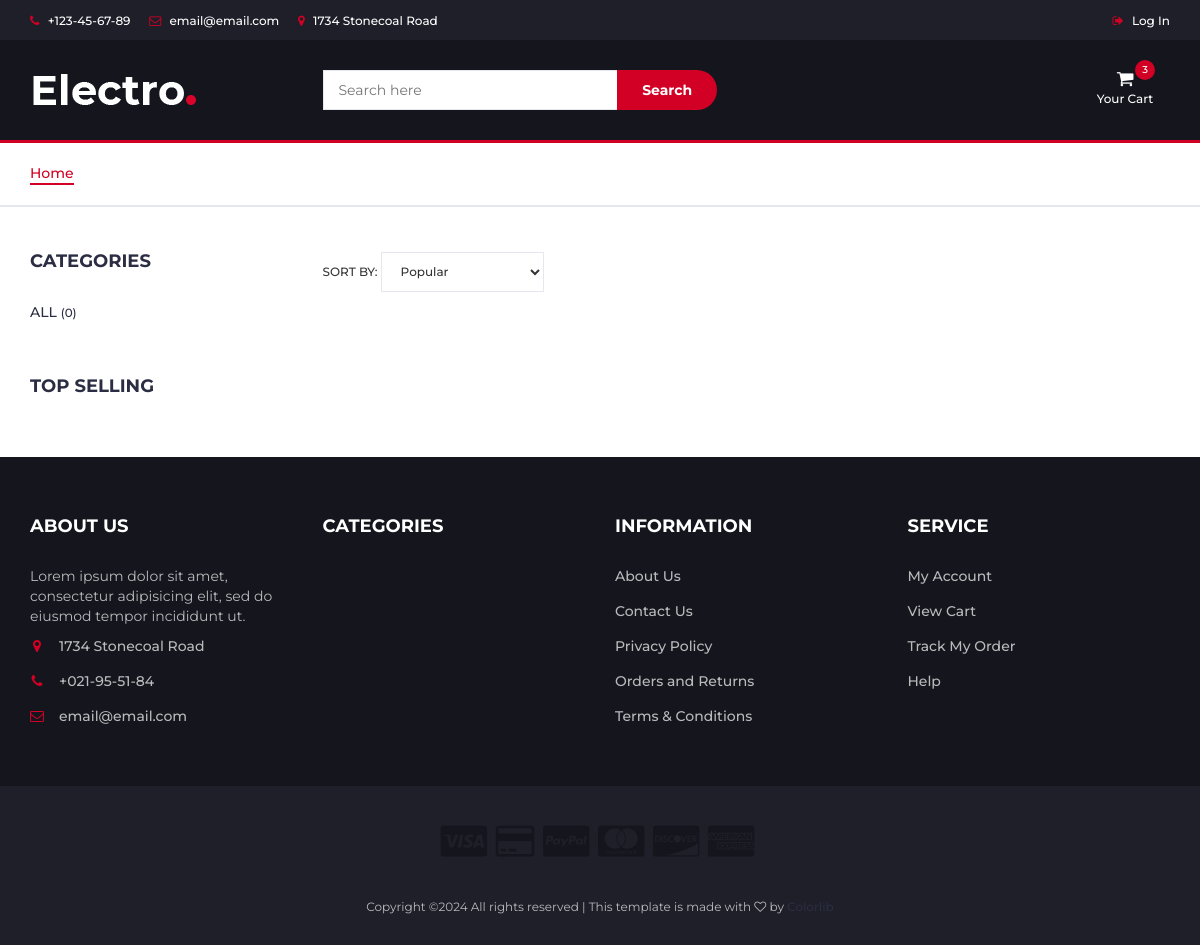
Before: /goods/search with the older database file.
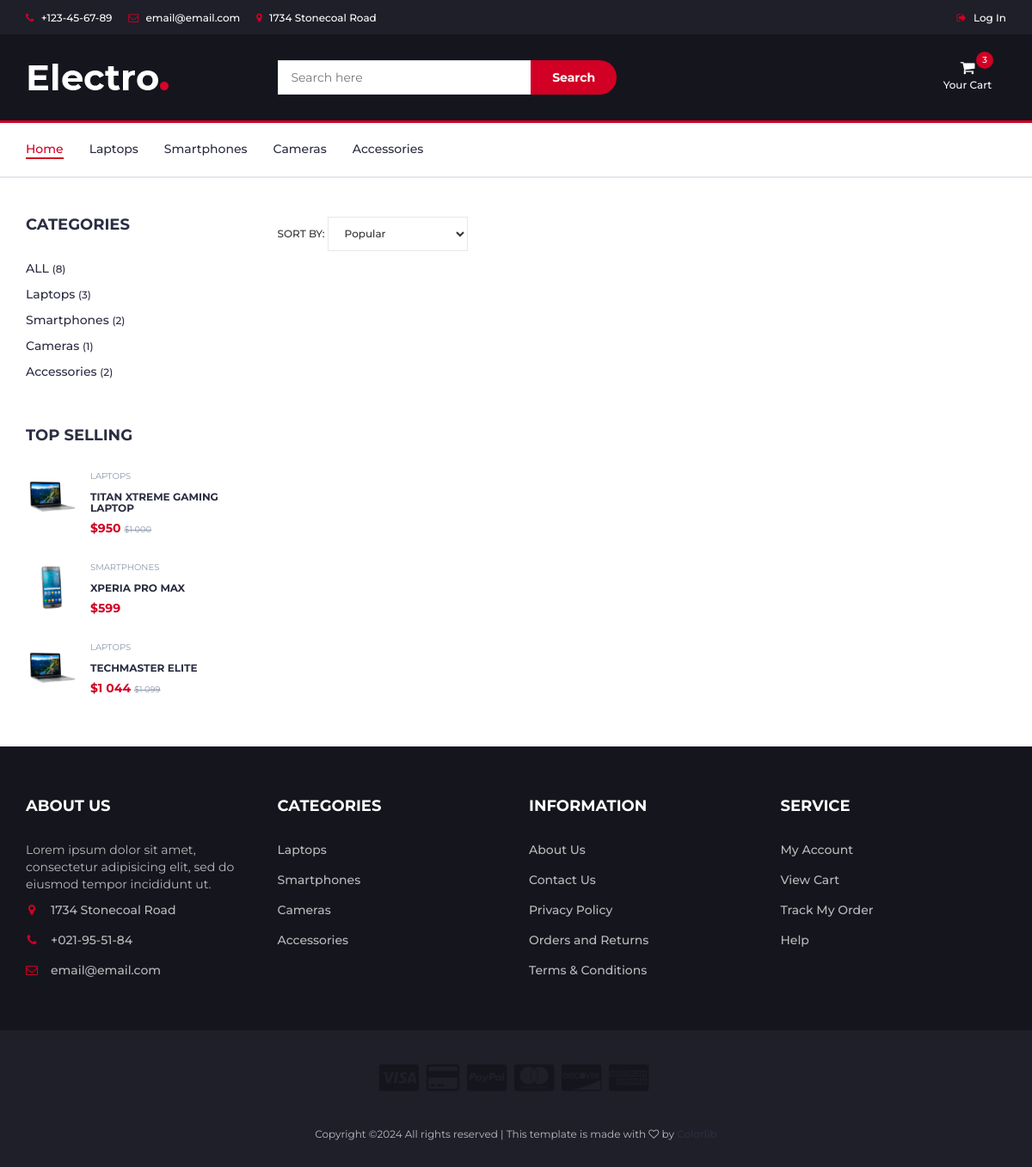
After: the same page with the newer database file.
### main/models.py (models this page shows, shortened)
class Category(models.Model):
    name = models.CharField(max_length=150, unique=True)
    slug = models.SlugField(max_length=200, unique=True)
    image = models.ImageField(upload_to='category_images')
    class Meta:
        verbose_name_plural = "Categories"
    def product_count(self):
        return self.product_set.count()

class Product(models.Model):
    name = models.CharField(max_length=150, unique=True)
    slug = models.SlugField(max_length=200, unique=True)
    description = models.TextField()
    little_description = models.TextField()
    price = models.DecimalField(default=0.00, max_digits=7, decimal_places=2)
    discount = models.DecimalField(default=0.00, max_digits=4, decimal_places=2)
    quantity = models.PositiveIntegerField(default=0)
    category = models.ForeignKey(to=Category, on_delete=models.CASCADE)
    class Meta:
        ordering = ("id",)
    def sell_price(self):
        if self.discount:
            return round(self.price - (self.price * self.discount / 100), 2)
        return self.price

class ProductImage(models.Model):
    product = models.ForeignKey(
        Product, related_name="images", on_delete=models.CASCADE
    )
    image = models.ImageField(upload_to="product_images")

### goods/views.py (the view, shortened to what this page needs)
# urls.py: path("search", views.catalog, name="search"),
def catalog(request, category_slug=None):
    page = request.GET.get("page", 1)
    query = request.GET.get("q", None)
    sort_option = request.GET.get("sort", None)
    if category_slug == "all":
        goods = Product.objects.all()
    elif query:
        goods = q_search(query)
    else:
        goods = Product.objects.filter(category__slug=category_slug)
    if sort_option == "0":  # Popular
        goods = goods.annotate(average_rating=Avg("ratings__value")).order_by(
            "-average_rating"
        )
    elif sort_option == "3":  # Discount
        goods = goods.filter(discount__gt=0)
    categories = Category.objects.all()
    top_sellings = (
        Product.objects.all()
        .annotate(average_rating=Avg("ratings__value"))
        .order_by("-average_rating")[:3]
    )
    total_count = Product.objects.count()
    paginator = Paginator(goods, 6)
    current_page = paginator.page(int(page))
    context = {
        "title": "Catalog",
        "goods": current_page,
        "categories": categories,
        "top_sellings": top_sellings,
        "total_count": total_count,
        "slug_url": category_slug,
    }
    return render(request, "goods/catalog.html", context)

### main/templatetags/custom_filters.py (called while the page is built)
@register.filter(name="add_spaces")
def add_spaces(value):
    return "{:,.0f}".format(value).replace(",", " ")

### goods/templates/goods/catalog.html (shortened to what this page needs)
{% extends 'base.html' %}
{% load static %}
{% load custom_filters %}
{% load goods_tags %}
{% block content %}
  <div class="section">
    <div class="container">
      <div class="row">
        <div id="aside" class="col-md-3">
          <div class="aside">
            <h3 class="aside-title">Categories</h3>
            <div class="checkbox-filter">
              <div class="input-checkbox">
                <a href="{% url 'goods:catalog' 'all' %}">
                  ALL
                  <small>({{ total_count }})</small>
                </a>
              </div>
              {% for category in categories %}
                <div class="input-checkbox">
                  <a href="{% url 'goods:catalog' category.slug %}">
                    {{ category.name }}
                    <small>({{ category.product_count }})</small>
                  </a>
                </div>
              {% endfor %}
            </div>
          </div>
          <br /><br />
          <div class="aside">
            <h3 class="aside-title">Top selling</h3>
            {% for product in top_sellings %}
              <div class="product-widget">
                <div class="product-img">
                  <img src="{{ product.images.first.image.url }}" alt="{{ product.name }}" />
                </div>
                <div class="product-body">
                  <p class="product-category">{{ product.category.name }}</p>
                  <h3 class="product-name"><a href="{% url 'goods:product' product.slug %}">{{ product.name }}</a></h3>
                  <h4 class="product-price">
                    ${{ product.sell_price|add_spaces }} {% if product.discount %}
                      <del class="product-old-price">${{ product.price|add_spaces }}</del>
                    {% endif %}
                  </h4>
                </div>
              </div>
            {% endfor %}
          </div>
        </div>
        <div id="store" class="col-md-9">
          <form action="{% if request.get.q %}
                        {% url 'goods:search' %}
                      {% else %}
                        {% url 'goods:catalog' slug_url %}
                      {% endif %}"
                method="get">
            <div class="store-filter clearfix">
              <div class="store-sort">
                <label>
                  Sort By:
                  <select class="input-select" name="sort" onchange="this.form.submit()">
                    <option value="0" {% if current_sort == '0' %}selected{% endif %}>Popular</option>
                  </select>
                </label>
              </div>
            </div>
          </form>
        </div>
      </div>
    </div>
  </div>
{% endblock %}

### templates/base.html (shortened to what this page needs)
{% load static %}
{% load goods_tags %}
<!DOCTYPE html>
<html lang="en">
	<head>
		<link type="text/css" rel="stylesheet" href="{% static "css/bootstrap.min.css" %}"/>
		<link type="text/css" rel="stylesheet" href="{% static "css/slick.css" %}"/>
		<link type="text/css" rel="stylesheet" href="{% static "css/slick-theme.css" %}"/>
		<link type="text/css" rel="stylesheet" href="{% static "css/nouislider.min.css" %}"/>
		<link rel="stylesheet" href="{% static "css/font-awesome.min.css" %}">
		<link type="text/css" rel="stylesheet" href="{% static "css/style.css" %}"/>
    </head>
	<body>
		<header>
			<div id="top-header">
				<div class="container">
					<ul class="header-links pull-left">
						<li><a href="#"><i class="fa fa-phone"></i> +123-45-67-89</a></li>
						<li><a href="#"><i class="fa fa-envelope-o"></i> email@email.com</a></li>
						<li><a href="#"><i class="fa fa-map-marker"></i> 1734 Stonecoal Road</a></li>
					</ul>
					<ul class="header-links pull-right">
						{% if not user.is_authenticated %}
						<li><a href="{% url "users:login" %}"><i class="fa fa-sign-out"></i> Log In</a></li>
						{% else %}
						<li><a href="#"><i class="fa fa-user-o"></i> {{user.username}}</a></li>
						<li><a href="{% url "users:logout" %}"><i class="fa fa-sign-out"></i> Log Out</a></li>
						{% endif %}
					</ul>
				</div>
			</div>
			<div id="header">
				<div class="container">
					<div class="row">
						<div class="col-md-3">
							<div class="header-logo">
								<a href="{% url "main:index" %}" class="logo">
									<img src="{% static "./img/logo.png" %}" alt="logo">
								</a>
							</div>
						</div>
						<div class="col-md-6">
							<div class="header-search">
								<form action="{% url "goods:search" %}" method="GET">
									<input class="input" type="search" name="q" placeholder="Search here">
									<button class="search-btn">Search</button>
								</form>
							</div>
						</div>
						<div class="col-md-3 clearfix">
							<div class="header-ctn">
								<div class="dropdown">
									<a class="dropdown-toggle" data-toggle="dropdown" aria-expanded="true">
										<i class="fa fa-shopping-cart"></i>
										<span>Your Cart</span>
										<div class="qty">3</div>
									</a>
								</div>
							</div>
						</div>
					</div>
				</div>
			</div>
		</header>
		<nav id="navigation">
			<div class="container">
				<div id="responsive-nav">
					<ul class="main-nav nav navbar-nav">
						<li class="active"><a href="{% url "main:index" %}">Home</a></li>
						{% for category in categories %}
						<li><a href="{% url "goods:catalog" category.slug %}">{{ category.name }}</a></li>
						{% endfor %}
					</ul>
				</div>
			</div>
		</nav>
		{% block content %}
		{% endblock content %}
		<footer id="footer">
			<div class="section">
				<div class="container">
					<div class="row">
						<div class="col-md-3 col-xs-6">
							<div class="footer">
								<h3 class="footer-title">About Us</h3>
								<p>Lorem ipsum dolor sit amet, consectetur adipisicing elit, sed do eiusmod tempor incididunt ut.</p>
								<ul class="footer-links">
									<li><a href="#"><i class="fa fa-map-marker"></i>1734 Stonecoal Road</a></li>
									<li><a href="#"><i class="fa fa-phone"></i>+021-95-51-84</a></li>
									<li><a href="#"><i class="fa fa-envelope-o"></i>email@email.com</a></li>
								</ul>
							</div>
						</div>
						<div class="col-md-3 col-xs-6">
							<div class="footer">
								<h3 class="footer-title">Categories</h3>
								<ul class="footer-links">
									{% for category in categories %}
									<li><a href="{% url "goods:catalog" category.slug %}">{{ category.name }}</a></li>
									{% endfor %}
								</ul>
							</div>
						</div>
						<div class="col-md-3 col-xs-6">
							<div class="footer">
								<h3 class="footer-title">Information</h3>
								<ul class="footer-links">
									<li><a href="#">About Us</a></li>
									<li><a href="#">Contact Us</a></li>
									<li><a href="#">Privacy Policy</a></li>
									<li><a href="#">Orders and Returns</a></li>
									<li><a href="#">Terms & Conditions</a></li>
								</ul>
							</div>
						</div>
						<div class="col-md-3 col-xs-6">
							<div class="footer">
								<h3 class="footer-title">Service</h3>
								<ul class="footer-links">
									<li><a href="#">My Account</a></li>
									<li><a href="#">View Cart</a></li>
									<li><a href="#">Track My Order</a></li>
									<li><a href="#">Help</a></li>
								</ul>
							</div>
						</div>
					</div>
				</div>
			</div>
			<div id="bottom-footer" class="section">
				<div class="container">
					<div class="row">
						<div class="col-md-12 text-center">
							<ul class="footer-payments">
								<li><a href="#"><i class="fa fa-cc-visa"></i></a></li>
								<li><a href="#"><i class="fa fa-credit-card"></i></a></li>
								<li><a href="#"><i class="fa fa-cc-paypal"></i></a></li>
								<li><a href="#"><i class="fa fa-cc-mastercard"></i></a></li>
								<li><a href="#"><i class="fa fa-cc-discover"></i></a></li>
								<li><a href="#"><i class="fa fa-cc-amex"></i></a></li>
							</ul>
							<span class="copyright">
								Copyright &copy;<script>document.write(new Date().getFullYear());</script> All rights reserved | This template is made with <i class="fa fa-heart-o" aria-hidden="true"></i> by <a href="https://colorlib.com" target="_blank">Colorlib</a>
							</span>
						</div>
					</div>
				</div>
			</div>
		</footer>
	</body>
</html>

### static/css/style.css (style rules this page uses)
body { font-family: 'Montserrat', sans-serif; font-weight: 400; color: #333; }
h1, h2, h3, h4, h5, h6 { color: #2B2D42; font-weight: 700; margin: 0 0 10px; }
a { color: #2B2D42; font-weight: 500; -webkit-transition: 0.2s color; transition: 0.2s color; }
ul, ol { margin: 0; padding: 0; list-style: none }
.input { height: 40px; padding: 0px 15px; border: 1px solid #E4E7ED; background-color: #FFF; width: 100%; }
.input-select { padding: 0px 15px; background: #FFF; border: 1px solid #E4E7ED; height: 40px; }
.input-radio, .input-checkbox { position: relative; display: block; }
.section { padding-top: 30px; padding-bottom: 30px; }
#top-header { padding-top: 10px; padding-bottom: 10px; background-color: #1E1F29; }
.header-links li { display: inline-block; margin-right: 15px; font-size: 12px; }
.header-links li:last-child { margin-right: 0px; }
.header-links li a { color: #FFF; }
.header-links li i { color: #D10024; margin-right: 5px; }
#header { padding-top: 15px; padding-bottom: 15px; background-color: #15161D; }
.header-logo { float: left; }
.header-logo .logo img { display: block; }
.header-search { padding: 15px 0px; }
.header-search form { position: relative; }
.header-search form .input { width: calc(100% - 260px); margin-right: -4px; }
.header-search form .search-btn { height: 40px; width: 100px; background: #D10024; color: #FFF; font-weight: 700; border: none; border-radius: 0px 40px 40px 0px; }
.header-ctn { float: right; padding: 15px 0px; }
.header-ctn>div { display: inline-block; }
.header-ctn>div>a { display: block; position: relative; width: 90px; text-align: center; color: #FFF; }
.header-ctn>div>a>i { display: block; font-size: 18px; }
.header-ctn>div>a>span { font-size: 12px; }
.header-ctn>div>a>.qty { position: absolute; right: 15px; top: -10px; width: 20px; height: 20px; line-height: 20px; text-align: center; border-radius: 50%; font-size: 10px; color: #FFF; background-color: #D10024; }
#navigation { background: #FFF; border-bottom: 2px solid #E4E7ED; border-top: 3px solid #D10024; }
.main-nav>li+li { margin-left: 30px }
.main-nav>li>a { padding: 20px 0px; }
.main-nav>li>a:hover, .main-nav>li>a:focus, .main-nav>li.active>a { color: #D10024; background-color: transparent; }
.main-nav>li>a:after { content: ""; display: block; width: 0%; height: 2px; background-color: #D10024; -webkit-transition: 0.2s all; transition: 0.2s all; }
.main-nav>li>a:hover:after, .main-nav>li>a:focus:after, .main-nav>li.active>a:after { width: 100%; }
.product-widget { position: relative; }
.product-widget+.product-widget { margin: 30px 0px; }
.product-widget .product-img { position: absolute; left: 0px; top: 0px; width: 60px; }
.product-widget .product-img>img { width: 100%; }
.product-widget .product-body { padding-left: 75px; min-height: 60px; }
.product-widget .product-body .product-category { text-transform: uppercase; font-size: 10px; color: #8D99AE; }
.product-widget .product-body .product-name { text-transform: uppercase; font-size: 12px; }
.product-widget .product-body .product-name>a { font-weight: 700; }
.product-widget .product-body .product-price { font-size: 14px; color: #D10024; }
.product-widget .product-body .product-price .product-old-price { font-size: 70%; font-weight: 400; color: #8D99AE; }
.aside>.aside-title { text-transform: uppercase; font-size: 18px; margin: 15px 0px 30px; }
.checkbox-filter>div+div { margin-top: 10px; }
.store-filter { margin-bottom: 15px; margin-top: 15px; }
.store-sort { display: inline-block; }
.store-sort label { font-weight: 500; font-size: 12px; text-transform: uppercase; margin-right: 15px; }
#footer { background: #15161D; color: #B9BABC; }
#bottom-footer { background: #1E1F29; }
.footer { margin: 30px 0px; }
.footer .footer-title { color: #FFF; text-transform: uppercase; font-size: 18px; margin: 0px 0px 30px; }
.footer-links li+li { margin-top: 15px; }
.footer-links li a { color: #B9BABC; }
.footer-links li i { margin-right: 15px; color: #D10024; width: 14px; text-align: center; }
.copyright { margin-top: 30px; display: block; font-size: 12px; }
.footer-payments li { display: inline-block; margin-right: 5px; }
.footer-payments li a { color: #15161D; font-size: 36px; display: block; }

Changed rows visible on the page:
added Category: name "Laptops", product_count "3"
added Category: name "Smartphones", product_count "2"
added Category: name "Cameras", product_count "1"
added Category: name "Accessories", product_count "2"
added Product: images.first.image (picture), category.name "LAPTOPS", name "TITAN XTREME GAMING LAPTOP", sell_price|add_spaces "950", price|add_spaces "1 000"
added Product: images.first.image (picture), category.name "SMARTPHONES", name "XPERIA PRO MAX", sell_price|add_spaces "599"
added Product: images.first.image (picture), category.name "LAPTOPS", name "TECHMASTER ELITE", sell_price|add_spaces "1 044", price|add_spaces "1 099"
Other visible differences:
{{ total_count }}: "0" → "8"
